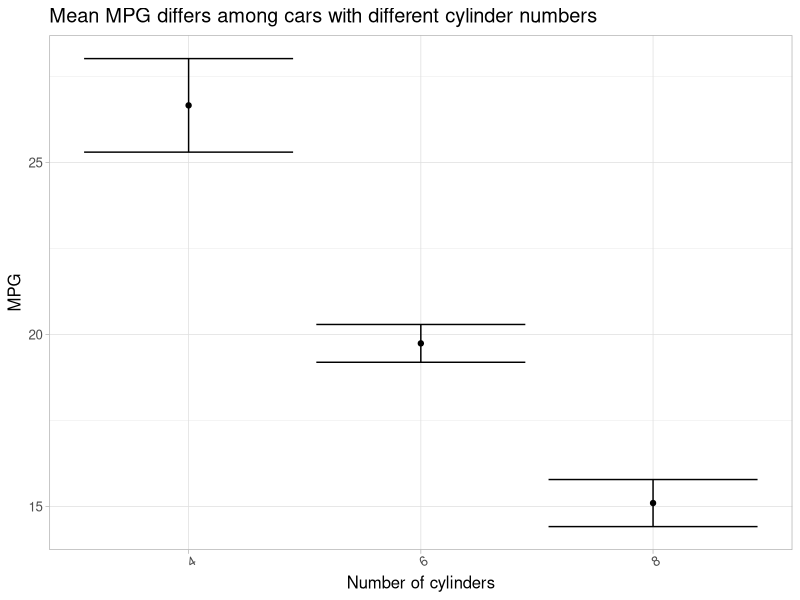
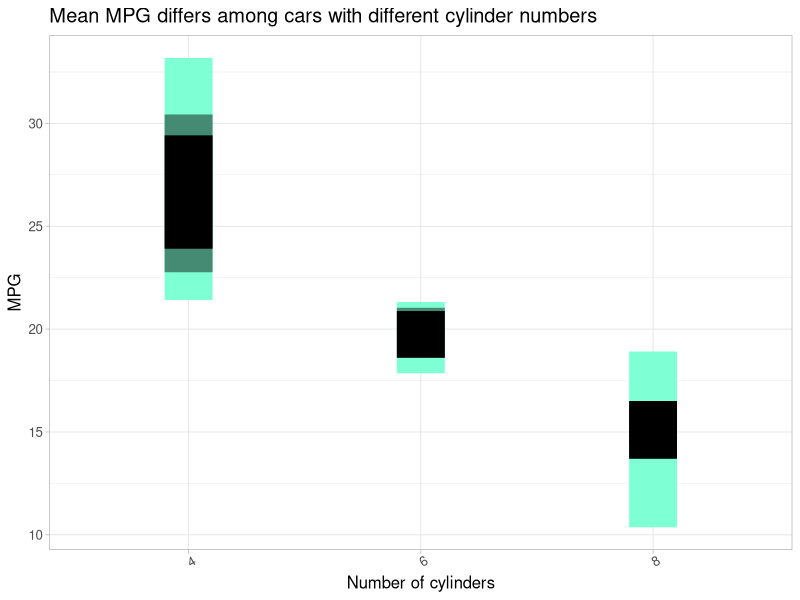
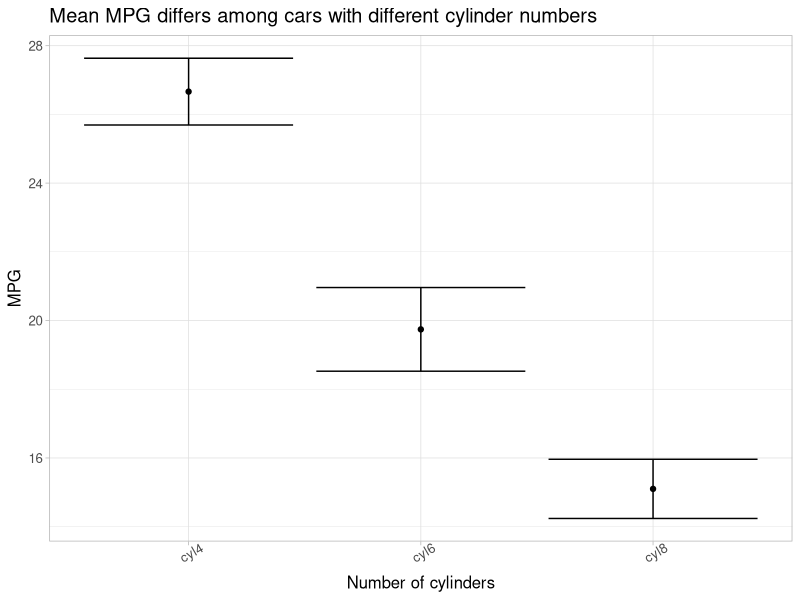

Here is the R script that generated these plots, in order:
## ---- chunk 1
require(tidyverse)
knitr::opts_chunk$set(fig.width=6, fig.height=5, 
                      echo=TRUE, warning=FALSE, message=FALSE)
theme_set(theme_light())
## ---- chunk 2
# convert available data to use in fitting
mtcars_reg_df <- mtcars %>% 
  rownames_to_column("carnames") %>% 
  as_tibble() %>% 
  mutate_at(c("gear", "am", "vs", "cyl"), as.factor)
## ---- chunk 3

# # intercept only lm tidiying and visualization
mpg_model1 <- mtcars_reg_df %>%
  group_by(cyl) %>%
  nest() %>%
  group_by(cyl) %>%
  mutate(mpg_model = map(data, ~lm(`mpg` ~ 1, .x))) %>%
  mutate(
    # rsqrd = map_dbl(mpg_model, ~summary(.x)[['r.squared']]), # this is '0' of intercept only model
    intercept_pvalue = map_dbl(mpg_model, ~summary(.x)[['coefficients']][1, 4]),
    intercept_se = map_dbl(mpg_model, ~summary(.x)[['coefficients']][1, 2]),
    intercept_coef = map_dbl(mpg_model, ~summary(.x)[['coefficients']][1, 1])
  ) %>%
  select(cyl, mpg_model, contains("intercept"), data)

## ---- chunk 4

# # method 1
mpg_model1 %>%
  select(-data, -contains("model")) %>%
  ggplot(aes(x = cyl, y = intercept_coef)) +
  geom_point() +
  geom_errorbar(aes(ymin = intercept_coef-intercept_se, ymax = intercept_coef+intercept_se)) +
  labs(x = "Number of cylinders",
       y = "MPG",
       title = "Mean MPG differs among cars with different cylinder numbers") +
  theme(text = element_text(size = 12), axis.text.x = element_text(angle = 30))

# # method 2
# same as method 1
mtcars_reg_df %>%
  group_by(cyl) %>%
  summarise_at("mpg", list(~mean(.), ~sd(.), ~n(),
                           q95 = ~quantile(., 0.95),
                           q75 = ~quantile(., 0.75),
                           q25 = ~quantile(., 0.25),
                           q5 = ~quantile(., 0.05))) %>%
  mutate(`se` = `sd`/sqrt(`n`)) %>%
  mutate(`left95` = `mean` - 2 * `se`,
         `right95` = `mean` + 2 * `se`) %>%
  ggplot(aes(x = `cyl`, y = `mean`)) +
  geom_point() +
  # # plot only errorbars with
  # geom_errorbar(aes(ymin = `left95`, ymax = `right95`)) +
  # or plot several quantiles with
  geom_crossbar(aes(ymin = `q5`, ymax = `q95`),
                fill = "aquamarine1",  color = "aquamarine1", width = 0.2) +
  geom_crossbar(aes(ymin = `q25`, ymax = `q75`),
                fill = "aquamarine4",  color = "aquamarine4", width = 0.2) +
  geom_crossbar(aes(ymin = `left95`, ymax = `right95`),
                fill = "black", color = "black", width = 0.2) +
  labs(x = "Number of cylinders",
       y = "MPG",
       title = "Mean MPG differs among cars with different cylinder numbers") +
  theme(text = element_text(size = 12), axis.text.x = element_text(angle = 30))

## ---- chunk 5
# # method 3
lm(`mpg`~`cyl`-1, data = mtcars_reg_df) %>% 
  # summary() %>% coefficients() %>% 
  broom::tidy() %>%
  ggplot(aes(x = term, y = estimate)) +
  geom_point() +
  geom_errorbar(aes(ymin = estimate-std.error, ymax = estimate+std.error)) +
  labs(x = "Number of cylinders",
       y = "MPG",
       title = "Mean MPG differs among cars with different cylinder numbers") +
  theme(text = element_text(size = 12), axis.text.x = element_text(angle = 30))
